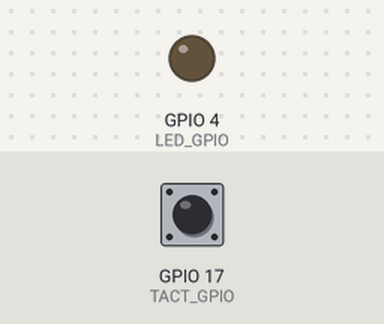
A program run on a simulated Raspberry Pi (BCM pin numbers). Parts: output pins drawn as LEDs (lit = HIGH). The test bench sets the inputs (shaded band); at power-on: GPIO 17 (TACT_GPIO) LOW. Sound played through the audio output is not drawn and takes no time.

Above: at 1.2 s.
1.3 s: GPIO 17 (TACT_GPIO) pulled HIGH for 0.15 s
At 2.5 s:
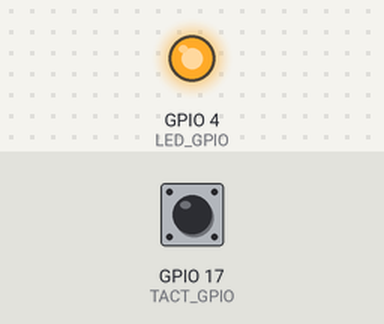
2.9 s: GPIO 17 (TACT_GPIO) pulled HIGH for 1 s
At 3.8 s:
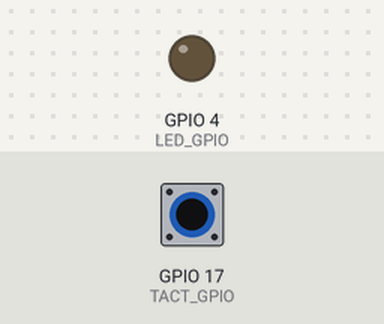
5.4 s: GPIO 17 (TACT_GPIO) pulled HIGH for 3.2 s
At 5.7 s:
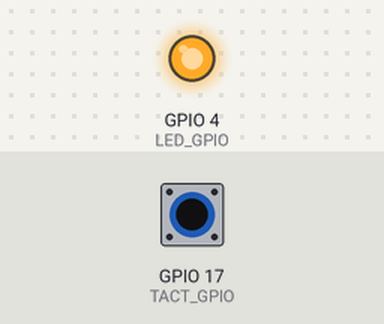
Timing chart, 0 to 8.4 s (numbered marks = the images above; inputs shaded):
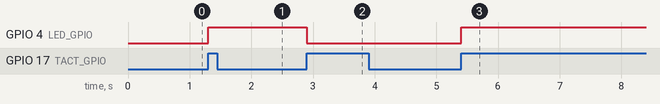

The program:

playSound.py
```python
# -*- coding: utf-8 -*-
"""
Created on Fri Aug  7 07:50:49 2020
@author: Souichirou Kikuchi
"""

import RPi.GPIO as GPIO
from time import sleep
import subprocess

LED_GPIO = 4 # LEDに接続するGPIO番号
TACT_GPIO = 17 # Tack Switchに接続するGPIO番号
MP3_FILE = './se1.mp3' # 再生したいファイルPath

def toggle_switch(channel):
    global isPlaying
    global process
    if channel == TACT_GPIO:
        if isPlaying == False:
            isPlaying = True
            GPIO.output(LED_GPIO, GPIO.HIGH)
            args = ['mpg321', MP3_FILE]
            process = subprocess.Popen(args)
        else:
            isPlaying = False
            GPIO.output(LED_GPIO, GPIO.LOW)
            args = ['kill', str(process.pid)]
            subprocess.Popen(args)

GPIO.setmode(GPIO.BCM)
GPIO.setup(LED_GPIO, GPIO.OUT, initial=GPIO.LOW)
GPIO.setup(TACT_GPIO, GPIO.IN, pull_up_down=GPIO.PUD_DOWN)
GPIO.add_event_detect(TACT_GPIO, GPIO.RISING, callback=toggle_switch, bouncetime=200)

isPlaying = False
process = None

try:
    while True:
        sleep(0.01)

except KeyboardInterrupt:
    pass

GPIO.cleanup()
```

Measured:
- after the input at 1.3 s, GPIO 4 (LED_GPIO): LOW → HIGH at once
- after the input at 2.9 s, GPIO 4 (LED_GPIO): HIGH → LOW at once
- after the input at 5.4 s, GPIO 4 (LED_GPIO): LOW → HIGH at once
